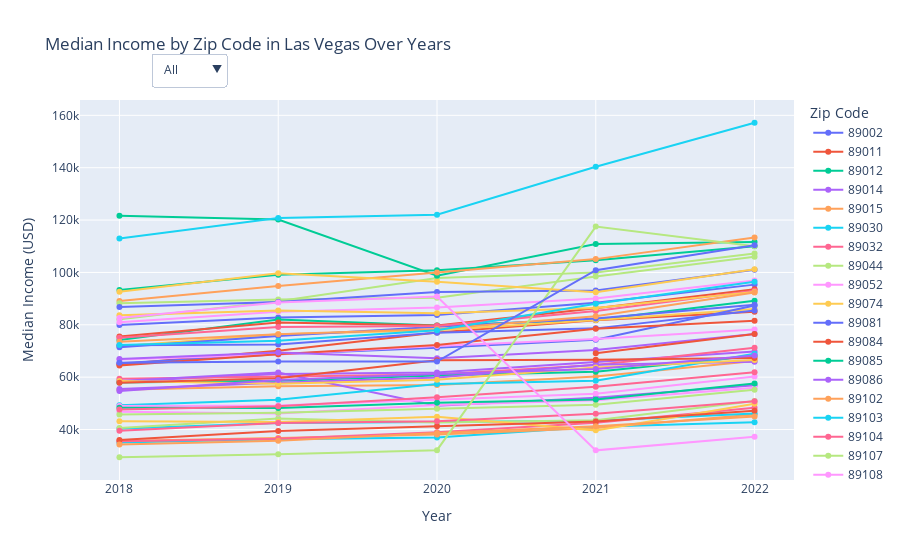

The notebook cell saved with this chart:
### Code cell
import plotly.graph_objects as go

# Assuming latest_long_df is your DataFrame after processing
zip_codes = latest_long_df['Zip Code'].unique()
fig = go.Figure()

for zip_code in zip_codes:
    df_filtered = latest_long_df[latest_long_df['Zip Code'] == zip_code]
    fig.add_trace(go.Scatter(x=df_filtered['Year'], y=df_filtered['Median Income'],
                             mode='lines+markers',
                             name=str(zip_code)))

fig.update_layout(
    title='Median Income by Zip Code in Las Vegas Over Years',
    xaxis_title='Year',
    yaxis_title='Median Income (USD)',
    legend_title='Zip Code',
    updatemenus=[
        dict(
            buttons=list([
                dict(label='All',
                     method='update',
                     args=[{'visible': [True] * len(zip_codes)},
                           {'title': 'Median Income by Zip Code in Las Vegas Over Years'}]),
                ] + [
                dict(label=str(zip_code),
                     method='update',
                     args=[{'visible': [zc == zip_code for zc in zip_codes]},
                           {'title': f'Median Income for Zip Code {zip_code}'}])
                for zip_code in zip_codes
            ]),
            direction="down",
            pad={"r": 10, "t": 10},
            showactive=True,
            x=0.1,
            xanchor="left",
            y=1.15,
            yanchor="top"
        ),
    ]
)

fig.show()

### Figure 1 — Plotly figure (JSON) as saved in the notebook; plotly's stock layout.template omitted (floating-point values rounded to 4 significant figures)
{"data": [{"mode": "lines+markers", "name": "89002", "type": "scatter", "x": ["2018", "2019", "2020", "2021", "2022"], "y": [79966, 82778, 83700, 88425, 95346]}, {"mode": "lines+markers", "name": "89011", "type": "scatter", "x": ["2018", "2019", "2020", "2021", "2022"], "y": [64981, 70129, 77100, 81736, 85009]}, {"mode": "lines+markers", "name": "89012", "type": "scatter", "x": ["2018", "2019", "2020", "2021", "2022"], "y": [74170, 81992, 79727, 81896, 89177]}, {"mode": "lines+markers", "name": "89014", "type": "scatter", "x": ["2018", "2019", "2020", "2021", "2022"], "y": [58369, 61194, 61752, 65719, 69848]}, {"mode": "lines+markers", "name": "89015", "type": "scatter", "x": ["2018", "2019", "2020", "2021", "2022"], "y": [55164, 56569, 57049, 60301, 66195]}, {"mode": "lines+markers", "name": "89030", "type": "scatter", "x": ["2018", "2019", "2020", "2021", "2022"], "y": [35028, 36275, 36993, 41049, 42794]}, {"mode": "lines+markers", "name": "89032", "type": "scatter", "x": ["2018", "2019", "2020", "2021", "2022"], "y": [59427, 60294, 60995, 64659, 71262]}, {"mode": "lines+markers", "name": "89044", "type": "scatter", "x": ["2018", "2019", "2020", "2021", "2022"], "y": [82144, 89012, 97917, 99987, 107255]}, {"mode": "lines+markers", "name": "89052", "type": "scatter", "x": ["2018", "2019", "2020", "2021", "2022"], "y": [80984, 85021, 86589, 90064, 96944]}, {"mode": "lines+markers", "name": "89074", "type": "scatter", "x": ["2018", "2019", "2020", "2021", "2022"], "y": [71805, 76422, 77935, 81799, 86015]}, {"mode": "lines+markers", "name": "89081", "type": "scatter", "x": ["2018", "2019", "2020", "2021", "2022"], "y": [65322, 68787, 71206, 74297, 87378]}, {"mode": "lines+markers", "name": "89084", "type": "scatter", "x": ["2018", "2019", "2020", "2021", "2022"], "y": [75571, 80921, 79766, 86311, 93575]}, {"mode": "lines+markers", "name": "89085", "type": "scatter", "x": ["2018", "2019", "2020", "2021", "2022"], "y": [121609, 120194, 98713, 110863, 111577]}, {"mode": "lines+markers", "name": "89086", "type": "scatter", "x": ["2018", "2019", "2020", "2021", "2022"], "y": [58577, 61741, 49046, 52103, 56927]}, {"mode": "lines+markers", "name": "89102", "type": "scatter", "x": ["2018", "2019", "2020", "2021", "2022"], "y": [35627, 36729, 38122, 40565, 45724]}, {"mode": "lines+markers", "name": "89103", "type": "scatter", "x": ["2018", "2019", "2020", "2021", "2022"], "y": [40261, 42537, 42833, 43401, 46139]}, {"mode": "lines+markers", "name": "89104", "type": "scatter", "x": ["2018", "2019", "2020", "2021", "2022"], "y": [35484, 36448, 38939, 42583, 48355]}, {"mode": "lines+markers", "name": "89107", "type": "scatter", "x": ["2018", "2019", "2020", "2021", "2022"], "y": [40605, 44234, 42728, 43569, 50876]}, {"mode": "lines+markers", "name": "89108", "type": "scatter", "x": ["2018", "2019", "2020", "2021", "2022"], "y": [46759, 46165, 49351, 51161, 55935]}, {"mode": "lines+markers", "name": "89109", "type": "scatter", "x": ["2018", "2019", "2020", "2021", "2022"], "y": [43206, 42837, 44890, 39680, 49818]}, {"mode": "lines+markers", "name": "89113", "type": "scatter", "x": ["2018", "2019", "2020", "2021", "2022"], "y": [72212, 72479, 76961, 78636, 85504]}, {"mode": "lines+markers", "name": "89115", "type": "scatter", "x": ["2018", "2019", "2020", "2021", "2022"], "y": [36050, 39412, 41268, 43114, 47189]}, {"mode": "lines+markers", "name": "89117", "type": "scatter", "x": ["2018", "2019", "2020", "2021", "2022"], "y": [57954, 58608, 60637, 62059, 68206]}, {"mode": "lines+markers", "name": "89118", "type": "scatter", "x": ["2018", "2019", "2020", "2021", "2022"], "y": [55444, 57859, 59911, 64779, 65929]}, {"mode": "lines+markers", "name": "89119", "type": "scatter", "x": ["2018", "2019", "2020", "2021", "2022"], "y": [34312, 35705, 38659, 41298, 44939]}, {"mode": "lines+markers", "name": "89120", "type": "scatter", "x": ["2018", "2019", "2020", "2021", "2022"], "y": [49267, 51347, 57365, 58675, 68934]}, {"mode": "lines+markers", "name": "89121", "type": "scatter", "x": ["2018", "2019", "2020", "2021", "2022"], "y": [39528, 42530, 43160, 46004, 50757]}, {"mode": "lines+markers", "name": "89122", "type": "scatter", "x": ["2018", "2019", "2020", "2021", "2022"], "y": [45708, 46448, 47950, 49463, 55216]}, {"mode": "lines+markers", "name": "89123", "type": "scatter", "x": ["2018", "2019", "2020", "2021", "2022"], "y": [66710, 68691, 71905, 74538, 78195]}, {"mode": "lines+markers", "name": "89128", "type": "scatter", "x": ["2018", "2019", "2020", "2021", "2022"], "y": [58575, 57456, 59045, 63657, 66534]}, {"mode": "lines+markers", "name": "89129", "type": "scatter", "x": ["2018", "2019", "2020", "2021", "2022"], "y": [71464, 75719, 79275, 82439, 87620]}, {"mode": "lines+markers", "name": "89130", "type": "scatter", "x": ["2018", "2019", "2020", "2021", "2022"], "y": [64480, 68764, 72308, 78518, 81584]}, {"mode": "lines+markers", "name": "89131", "type": "scatter", "x": ["2018", "2019", "2020", "2021", "2022"], "y": [93337, 99145, 100838, 104688, 109956]}, {"mode": "lines+markers", "name": "89134", "type": "scatter", "x": ["2018", "2019", "2020", "2021", "2022"], "y": [66904, 69461, 67184, 70335, 76500]}, {"mode": "lines+markers", "name": "89135", "type": "scatter", "x": ["2018", "2019", "2020", "2021", "2022"], "y": [89046, 94821, 100022, 105087, 113377]}, {"mode": "lines+markers", "name": "89138", "type": "scatter", "x": ["2018", "2019", "2020", "2021", "2022"], "y": [112972, 120759, 122054, 140362, 157170]}, {"mode": "lines+markers", "name": "89139", "type": "scatter", "x": ["2018", "2019", "2020", "2021", "2022"], "y": [75022, 79197, 79496, 85248, 93003]}, {"mode": "lines+markers", "name": "89141", "type": "scatter", "x": ["2018", "2019", "2020", "2021", "2022"], "y": [88242, 89649, 90342, 98454, 105993]}, {"mode": "lines+markers", "name": "89142", "type": "scatter", "x": ["2018", "2019", "2020", "2021", "2022"], "y": [48994, 49180, 51388, 53658, 60245]}, {"mode": "lines+markers", "name": "89143", "type": "scatter", "x": ["2018", "2019", "2020", "2021", "2022"], "y": [83650, 85455, 84385, 86393, 92575]}, {"mode": "lines+markers", "name": "89144", "type": "scatter", "x": ["2018", "2019", "2020", "2021", "2022"], "y": [86780, 88750, 92526, 93078, 101000]}, {"mode": "lines+markers", "name": "89145", "type": "scatter", "x": ["2018", "2019", "2020", "2021", "2022"], "y": [57822, 59549, 66431, 66612, 67308]}, {"mode": "lines+markers", "name": "89146", "type": "scatter", "x": ["2018", "2019", "2020", "2021", "2022"], "y": [48291, 48210, 50259, 51438, 57581]}, {"mode": "lines+markers", "name": "89147", "type": "scatter", "x": ["2018", "2019", "2020", "2021", "2022"], "y": [54722, 58964, 61186, 63086, 68251]}, {"mode": "lines+markers", "name": "89148", "type": "scatter", "x": ["2018", "2019", "2020", "2021", "2022"], "y": [73486, 76359, 78352, 83224, 92362]}, {"mode": "lines+markers", "name": "89149", "type": "scatter", "x": ["2018", "2019", "2020", "2021", "2022"], "y": [72318, 73883, 77957, 88059, 96454]}, {"mode": "lines+markers", "name": "89156", "type": "scatter", "x": ["2018", "2019", "2020", "2021", "2022"], "y": [47641, 48920, 52323, 56315, 61856]}, {"mode": "lines+markers", "name": "89158", "type": "scatter", "x": ["2018", "2019", "2020", "2021", "2022"], "y": [29414, 30581, 32114, 117500, 110039]}, {"mode": "lines+markers", "name": "89169", "type": "scatter", "x": ["2018", "2019", "2020", "2021", "2022"], "y": [82554, 88517, 90801, 32050, 37200]}, {"mode": "lines+markers", "name": "89178", "type": "scatter", "x": ["2018", "2019", "2020", "2021", "2022"], "y": [92634, 99662, 96460, 92471, 101256]}, {"mode": "lines+markers", "name": "89179", "type": "scatter", "x": ["2018", "2019", "2020", "2021", "2022"], "y": [65491, 65988, 65943, 100840, 110356]}, {"mode": "lines+markers", "name": "89183", "type": "scatter", "x": ["2018", "2019", "2020", "2021", "2022"], "y": [null, null, null, 69125, 76488]}], "layout": {"legend": {"title": {"text": "Zip Code"}}, "title": {"text": "Median Income by Zip Code in Las Vegas Over Years"}, "updatemenus": [{"buttons": [{"args": [{"visible": [true, true, true, true, true, true, true, true, true, true, true, true, true, true, true, true, true, true, true, true, true, true, true, true, true, true, true, true, true, true, true, true, true, true, true, true, true, true, true, true, true, true, true, true, true, true, true, true, true, true, true, true]}, {"title": "Median Income by Zip Code in Las Vegas Over Years"}], "label": "All", "method": "update"}, {"args": [{"visible": [true, false, false, false, false, false, false, false, false, false, false, false, false, false, false, false, false, false, false, false, false, false, false, false, false, false, false, false, false, false, false, false, false, false, false, false, false, false, false, false, false, false, false, false, false, false, false, false, false, false, false, false]}, {"title": "Median Income for Zip Code 89002"}], "label": "89002", "method": "update"}, {"args": [{"visible": [false, true, false, false, false, false, false, false, false, false, false, false, false, false, false, false, false, false, false, false, false, false, false, false, false, false, false, false, false, false, false, false, false, false, false, false, false, false, false, false, false, false, false, false, false, false, false, false, false, false, false, false]}, {"title": "Median Income for Zip Code 89011"}], "label": "89011", "method": "update"}, {"args": [{"visible": [false, false, true, false, false, false, false, false, false, false, false, false, false, false, false, false, false, false, false, false, false, false, false, false, false, false, false, false, false, false, false, false, false, false, false, false, false, false, false, false, false, false, false, false, false, false, false, false, false, false, false, false]}, {"title": "Median Income for Zip Code 89012"}], "label": "89012", "method": "update"}, {"args": [{"visible": [false, false, false, true, false, false, false, false, false, false, false, false, false, false, false, false, false, false, false, false, false, false, false, false, false, false, false, false, false, false, false, false, false, false, false, false, false, false, false, false, false, false, false, false, false, false, false, false, false, false, false, false]}, {"title": "Median Income for Zip Code 89014"}], "label": "89014", "method": "update"}, {"args": [{"visible": [false, false, false, false, true, false, false, false, false, false, false, false, false, false, false, false, false, false, false, false, false, false, false, false, false, false, false, false, false, false, false, false, false, false, false, false, false, false, false, false, false, false, false, false, false, false, false, false, false, false, false, false]}, {"title": "Median Income for Zip Code 89015"}], "label": "89015", "method": "update"}, {"args": [{"visible": [false, false, false, false, false, true, false, false, false, false, false, false, false, false, false, false, false, false, false, false, false, false, false, false, false, false, false, false, false, false, false, false, false, false, false, false, false, false, false, false, false, false, false, false, false, false, false, false, false, false, false, false]}, {"title": "Median Income for Zip Code 89030"}], "label": "89030", "method": "update"}, {"args": [{"visible": [false, false, false, false, false, false, true, false, false, false, false, false, false, false, false, false, false, false, false, false, false, false, false, false, false, false, false, false, false, false, false, false, false, false, false, false, false, false, false, false, false, false, false, false, false, false, false, false, false, false, false, false]}, {"title": "Median Income for Zip Code 89032"}], "label": "89032", "method": "update"}, {"args": [{"visible": [false, false, false, false, false, false, false, true, false, false, false, false, false, false, false, false, false, false, false, false, false, false, false, false, false, false, false, false, false, false, false, false, false, false, false, false, false, false, false, false, false, false, false, false, false, false, false, false, false, false, false, false]}, {"title": "Median Income for Zip Code 89044"}], "label": "89044", "method": "update"}, {"args": [{"visible": [false, false, false, false, false, false, false, false, true, false, false, false, false, false, false, false, false, false, false, false, false, false, false, false, false, false, false, false, false, false, false, false, false, false, false, false, false, false, false, false, false, false, false, false, false, false, false, false, false, false, false, false]}, {"title": "Median Income for Zip Code 89052"}], "label": "89052", "method": "update"}, {"args": [{"visible": [false, false, false, false, false, false, false, false, false, true, false, false, false, false, false, false, false, false, false, false, false, false, false, false, false, false, false, false, false, false, false, false, false, false, false, false, false, false, false, false, false, false, false, false, false, false, false, false, false, false, false, false]}, {"title": "Median Income for Zip Code 89074"}], "label": "89074", "method": "update"}, {"args": [{"visible": [false, false, false, false, false, false, false, false, false, false, true, false, false, false, false, false, false, false, false, false, false, false, false, false, false, false, false, false, false, false, false, false, false, false, false, false, false, false, false, false, false, false, false, false, false, false, false, false, false, false, false, false]}, {"title": "Median Income for Zip Code 89081"}], "label": "89081", "method": "update"}, {"args": [{"visible": [false, false, false, false, false, false, false, false, false, false, false, true, false, false, false, false, false, false, false, false, false, false, false, false, false, false, false, false, false, false, false, false, false, false, false, false, false, false, false, false, false, false, false, false, false, false, false, false, false, false, false, false]}, {"title": "Median Income for Zip Code 89084"}], "label": "89084", "method": "update"}, {"args": [{"visible": [false, false, false, false, false, false, false, false, false, false, false, false, true, false, false, false, false, false, false, false, false, false, false, false, false, false, false, false, false, false, false, false, false, false, false, false, false, false, false, false, false, false, false, false, false, false, false, false, false, false, false, false]}, {"title": "Median Income for Zip Code 89085"}], "label": "89085", "method": "update"}, {"args": [{"visible": [false, false, false, false, false, false, false, false, false, false, false, false, false, true, false, false, false, false, false, false, false, false, false, false, false, false, false, false, false, false, false, false, false, false, false, false, false, false, false, false, false, false, false, false, false, false, false, false, false, false, false, false]}, {"title": "Median Income for Zip Code 89086"}], "label": "89086", "method": "update"}, {"args": [{"visible": [false, false, false, false, false, false, false, false, false, false, false, false, false, false, true, false, false, false, false, false, false, false, false, false, false, false, false, false, false, false, false, false, false, false, false, false, false, false, false, false, false, false, false, false, false, false, false, false, false, false, false, false]}, {"title": "Median Income for Zip Code 89102"}], "label": "89102", "method": "update"}, {"args": [{"visible": [false, false, false, false, false, false, false, false, false, false, false, false, false, false, false, true, false, false, false, false, false, false, false, false, false, false, false, false, false, false, false, false, false, false, false, false, false, false, false, false, false, false, false, false, false, false, false, false, false, false, false, false]}, {"title": "Median Income for Zip Code 89103"}], "label": "89103", "method": "update"}, {"args": [{"visible": [false, false, false, false, false, false, false, false, false, false, false, false, false, false, false, false, true, false, false, false, false, false, false, false, false, false, false, false, false, false, false, false, false, false, false, false, false, false, false, false, false, false, false, false, false, false, false, false, false, false, false, false]}, {"title": "Median Income for Zip Code 89104"}], "label": "89104", "method": "update"}, {"args": [{"visible": [false, false, false, false, false, false, false, false, false, false, false, false, false, false, false, false, false, true, false, false, false, false, false, false, false, false, false, false, false, false, false, false, false, false, false, false, false, false, false, false, false, false, false, false, false, false, false, false, false, false, false, false]}, {"title": "Median Income for Zip Code 89107"}], "label": "89107", "method": "update"}, {"args": [{"visible": [false, false, false, false, false, false, false, false, false, false, false, false, false, false, false, false, false, false, true, false, false, false, false, false, false, false, false, false, false, false, false, false, false, false, false, false, false, false, false, false, false, false, false, false, false, false, false, false, false, false, false, false]}, {"title": "Median Income for Zip Code 89108"}], "label": "89108", "method": "update"}, {"args": [{"visible": [false, false, false, false, false, false, false, false, false, false, false, false, false, false, false, false, false, false, false, true, false, false, false, false, false, false, false, false, false, false, false, false, false, false, false, false, false, false, false, false, false, false, false, false, false, false, false, false, false, false, false, false]}, {"title": "Median Income for Zip Code 89109"}], "label": "89109", "method": "update"}, {"args": [{"visible": [false, false, false, false, false, false, false, false, false, false, false, false, false, false, false, false, false, false, false, false, true, false, false, false, false, false, false, false, false, false, false, false, false, false, false, false, false, false, false, false, false, false, false, false, false, false, false, false, false, false, false, false]}, {"title": "Median Income for Zip Code 89113"}], "label": "89113", "method": "update"}, {"args": [{"visible": [false, false, false, false, false, false, false, false, false, false, false, false, false, false, false, false, false, false, false, false, false, true, false, false, false, false, false, false, false, false, false, false, false, false, false, false, false, false, false, false, false, false, false, false, false, false, false, false, false, false, false, false]}, {"title": "Median Income for Zip Code 89115"}], "label": "89115", "method": "update"}, {"args": [{"visible": [false, false, false, false, false, false, false, false, false, false, false, false, false, false, false, false, false, false, false, false, false, false, true, false, false, false, false, false, false, false, false, false, false, false, false, false, false, false, false, false, false, false, false, false, false, false, false, false, false, false, false, false]}, {"title": "Median Income for Zip Code 89117"}], "label": "89117", "method": "update"}, {"args": [{"visible": [false, false, false, false, false, false, false, false, false, false, false, false, false, false, false, false, false, false, false, false, false, false, false, true, false, false, false, false, false, false, false, false, false, false, false, false, false, false, false, false, false, false, false, false, false, false, false, false, false, false, false, false]}, {"title": "Median Income for Zip Code 89118"}], "label": "89118", "method": "update"}, {"args": [{"visible": [false, false, false, false, false, false, false, false, false, false, false, false, false, false, false, false, false, false, false, false, false, false, false, false, true, false, false, false, false, false, false, false, false, false, false, false, false, false, false, false, false, false, false, false, false, false, false, false, false, false, false, false]}, {"title": "Median Income for Zip Code 89119"}], "label": "89119", "method": "update"}, {"args": [{"visible": [false, false, false, false, false, false, false, false, false, false, false, false, false, false, false, false, false, false, false, false, false, false, false, false, false, true, false, false, false, false, false, false, false, false, false, false, false, false, false, false, false, false, false, false, false, false, false, false, false, false, false, false]}, {"title": "Median Income for Zip Code 89120"}], "label": "89120", "method": "update"}, {"args": [{"visible": [false, false, false, false, false, false, false, false, false, false, false, false, false, false, false, false, false, false, false, false, false, false, false, false, false, false, true, false, false, false, false, false, false, false, false, false, false, false, false, false, false, false, false, false, false, false, false, false, false, false, false, false]}, {"title": "Median Income for Zip Code 89121"}], "label": "89121", "method": "update"}, {"args": [{"visible": [false, false, false, false, false, false, false, false, false, false, false, false, false, false, false, false, false, false, false, false, false, false, false, false, false, false, false, true, false, false, false, false, false, false, false, false, false, false, false, false, false, false, false, false, false, false, false, false, false, false, false, false]}, {"title": "Median Income for Zip Code 89122"}], "label": "89122", "method": "update"}, {"args": [{"visible": [false, false, false, false, false, false, false, false, false, false, false, false, false, false, false, false, false, false, false, false, false, false, false, false, false, false, false, false, true, false, false, false, false, false, false, false, false, false, false, false, false, false, false, false, false, false, false, false, false, false, false, false]}, {"title": "Median Income for Zip Code 89123"}], "label": "89123", "method": "update"}, {"args": [{"visible": [false, false, false, false, false, false, false, false, false, false, false, false, false, false, false, false, false, false, false, false, false, false, false, false, false, false, false, false, false, true, false, false, false, false, false, false, false, false, false, false, false, false, false, false, false, false, false, false, false, false, false, false]}, {"title": "Median Income for Zip Code 89128"}], "label": "89128", "method": "update"}, {"args": [{"visible": [false, false, false, false, false, false, false, false, false, false, false, false, false, false, false, false, false, false, false, false, false, false, false, false, false, false, false, false, false, false, true, false, false, false, false, false, false, false, false, false, false, false, false, false, false, false, false, false, false, false, false, false]}, {"title": "Median Income for Zip Code 89129"}], "label": "89129", "method": "update"}, {"args": [{"visible": [false, false, false, false, false, false, false, false, false, false, false, false, false, false, false, false, false, false, false, false, false, false, false, false, false, false, false, false, false, false, false, true, false, false, false, false, false, false, false, false, false, false, false, false, false, false, false, false, false, false, false, false]}, {"title": "Median Income for Zip Code 89130"}], "label": "89130", "method": "update"}, {"args": [{"visible": [false, false, false, false, false, false, false, false, false, false, false, false, false, false, false, false, false, false, false, false, false, false, false, false, false, false, false, false, false, false, false, false, true, false, false, false, false, false, false, false, false, false, false, false, false, false, false, false, false, false, false, false]}, {"title": "Median Income for Zip Code 89131"}], "label": "89131", "method": "update"}, {"args": [{"visible": [false, false, false, false, false, false, false, false, false, false, false, false, false, false, false, false, false, false, false, false, false, false, false, false, false, false, false, false, false, false, false, false, false, true, false, false, false, false, false, false, false, false, false, false, false, false, false, false, false, false, false, false]}, {"title": "Median Income for Zip Code 89134"}], "label": "89134", "method": "update"}, {"args": [{"visible": [false, false, false, false, false, false, false, false, false, false, false, false, false, false, false, false, false, false, false, false, false, false, false, false, false, false, false, false, false, false, false, false, false, false, true, false, false, false, false, false, false, false, false, false, false, false, false, false, false, false, false, false]}, {"title": "Median Income for Zip Code 89135"}], "label": "89135", "method": "update"}, {"args": [{"visible": [false, false, false, false, false, false, false, false, false, false, false, false, false, false, false, false, false, false, false, false, false, false, false, false, false, false, false, false, false, false, false, false, false, false, false, true, false, false, false, false, false, false, false, false, false, false, false, false, false, false, false, false]}, {"title": "Median Income for Zip Code 89138"}], "label": "89138", "method": "update"}, {"args": [{"visible": [false, false, false, false, false, false, false, false, false, false, false, false, false, false, false, false, false, false, false, false, false, false, false, false, false, false, false, false, false, false, false, false, false, false, false, false, true, false, false, false, false, false, false, false, false, false, false, false, false, false, false, false]}, {"title": "Median Income for Zip Code 89139"}], "label": "89139", "method": "update"}, {"args": [{"visible": [false, false, false, false, false, false, false, false, false, false, false, false, false, false, false, false, false, false, false, false, false, false, false, false, false, false, false, false, false, false, false, false, false, false, false, false, false, true, false, false, false, false, false, false, false, false, false, false, false, false, false, false]}, {"title": "Median Income for Zip Code 89141"}], "label": "89141", "method": "update"}, {"args": [{"visible": [false, false, false, false, false, false, false, false, false, false, false, false, false, false, false, false, false, false, false, false, false, false, false, false, false, false, false, false, false, false, false, false, false, false, false, false, false, false, true, false, false, false, false, false, false, false, false, false, false, false, false, false]}, {"title": "Median Income for Zip Code 89142"}], "label": "89142", "method": "update"}, {"args": [{"visible": [false, false, false, false, false, false, false, false, false, false, false, false, false, false, false, false, false, false, false, false, false, false, false, false, false, false, false, false, false, false, false, false, false, false, false, false, false, false, false, true, false, false, false, false, false, false, false, false, false, false, false, false]}, {"title": "Median Income for Zip Code 89143"}], "label": "89143", "method": "update"}, {"args": [{"visible": [false, false, false, false, false, false, false, false, false, false, false, false, false, false, false, false, false, false, false, false, false, false, false, false, false, false, false, false, false, false, false, false, false, false, false, false, false, false, false, false, true, false, false, false, false, false, false, false, false, false, false, false]}, {"title": "Median Income for Zip Code 89144"}], "label": "89144", "method": "update"}, {"args": [{"visible": [false, false, false, false, false, false, false, false, false, false, false, false, false, false, false, false, false, false, false, false, false, false, false, false, false, false, false, false, false, false, false, false, false, false, false, false, false, false, false, false, false, true, false, false, false, false, false, false, false, false, false, false]}, {"title": "Median Income for Zip Code 89145"}], "label": "89145", "method": "update"}, {"args": [{"visible": [false, false, false, false, false, false, false, false, false, false, false, false, false, false, false, false, false, false, false, false, false, false, false, false, false, false, false, false, false, false, false, false, false, false, false, false, false, false, false, false, false, false, true, false, false, false, false, false, false, false, false, false]}, {"title": "Median Income for Zip Code 89146"}], "label": "89146", "method": "update"}, {"args": [{"visible": [false, false, false, false, false, false, false, false, false, false, false, false, false, false, false, false, false, false, false, false, false, false, false, false, false, false, false, false, false, false, false, false, false, false, false, false, false, false, false, false, false, false, false, true, false, false, false, false, false, false, false, false]}, {"title": "Median Income for Zip Code 89147"}], "label": "89147", "method": "update"}, {"args": [{"visible": [false, false, false, false, false, false, false, false, false, false, false, false, false, false, false, false, false, false, false, false, false, false, false, false, false, false, false, false, false, false, false, false, false, false, false, false, false, false, false, false, false, false, false, false, true, false, false, false, false, false, false, false]}, {"title": "Median Income for Zip Code 89148"}], "label": "89148", "method": "update"}, {"args": [{"visible": [false, false, false, false, false, false, false, false, false, false, false, false, false, false, false, false, false, false, false, false, false, false, false, false, false, false, false, false, false, false, false, false, false, false, false, false, false, false, false, false, false, false, false, false, false, true, false, false, false, false, false, false]}, {"title": "Median Income for Zip Code 89149"}], "label": "89149", "method": "update"}, {"args": [{"visible": [false, false, false, false, false, false, false, false, false, false, false, false, false, false, false, false, false, false, false, false, false, false, false, false, false, false, false, false, false, false, false, false, false, false, false, false, false, false, false, false, false, false, false, false, false, false, true, false, false, false, false, false]}, {"title": "Median Income for Zip Code 89156"}], "label": "89156", "method": "update"}, {"args": [{"visible": [false, false, false, false, false, false, false, false, false, false, false, false, false, false, false, false, false, false, false, false, false, false, false, false, false, false, false, false, false, false, false, false, false, false, false, false, false, false, false, false, false, false, false, false, false, false, false, true, false, false, false, false]}, {"title": "Median Income for Zip Code 89158"}], "label": "89158", "method": "update"}, {"args": [{"visible": [false, false, false, false, false, false, false, false, false, false, false, false, false, false, false, false, false, false, false, false, false, false, false, false, false, false, false, false, false, false, false, false, false, false, false, false, false, false, false, false, false, false, false, false, false, false, false, false, true, false, false, false]}, {"title": "Median Income for Zip Code 89169"}], "label": "89169", "method": "update"}, {"args": [{"visible": [false, false, false, false, false, false, false, false, false, false, false, false, false, false, false, false, false, false, false, false, false, false, false, false, false, false, false, false, false, false, false, false, false, false, false, false, false, false, false, false, false, false, false, false, false, false, false, false, false, true, false, false]}, {"title": "Median Income for Zip Code 89178"}], "label": "89178", "method": "update"}, {"args": [{"visible": [false, false, false, false, false, false, false, false, false, false, false, false, false, false, false, false, false, false, false, false, false, false, false, false, false, false, false, false, false, false, false, false, false, false, false, false, false, false, false, false, false, false, false, false, false, false, false, false, false, false, true, false]}, {"title": "Median Income for Zip Code 89179"}], "label": "89179", "method": "update"}, {"args": [{"visible": [false, false, false, false, false, false, false, false, false, false, false, false, false, false, false, false, false, false, false, false, false, false, false, false, false, false, false, false, false, false, false, false, false, false, false, false, false, false, false, false, false, false, false, false, false, false, false, false, false, false, false, true]}, {"title": "Median Income for Zip Code 89183"}], "label": "89183", "method": "update"}], "direction": "down", "pad": {"r": 10, "t": 10}, "showactive": true, "x": 0.1, "xanchor": "left", "y": 1.15, "yanchor": "top"}], "xaxis": {"title": {"text": "Year"}}, "yaxis": {"title": {"text": "Median Income (USD)"}}}}
